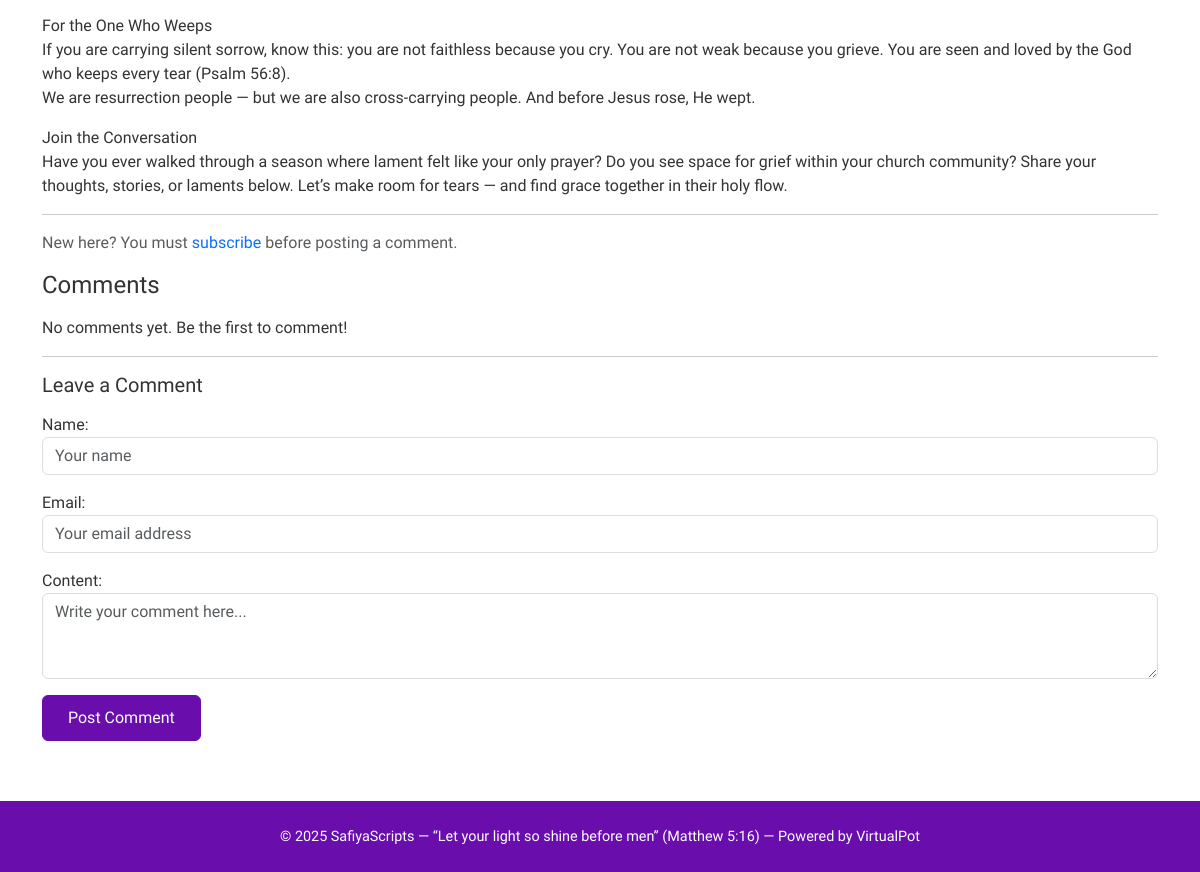
The page /articles/public/9/ (lower part) on the database as committed earlier.
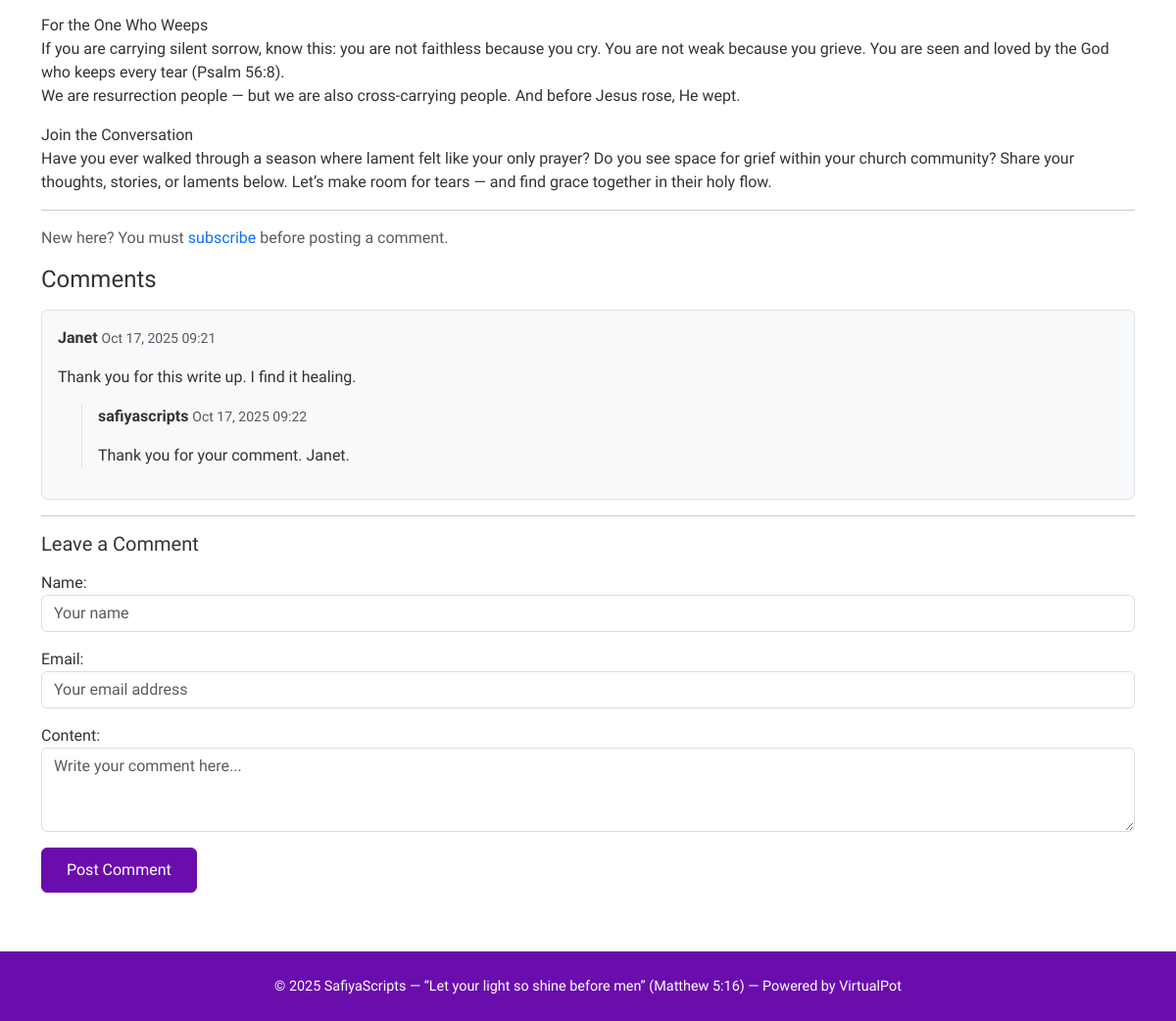
The same page on the database as committed later.
### articles/models.py (models this page shows, shortened)
class Comment(models.Model):
    article = models.ForeignKey(Article, related_name='comments', on_delete=models.CASCADE)
    user = models.ForeignKey(User, on_delete=models.CASCADE, blank=True, null=True)
    parent = models.ForeignKey('self', null=True, blank=True, related_name='replies', on_delete=models.CASCADE)
    name = models.CharField(max_length=100)
    email = models.EmailField(blank=True, null=True)
    content = models.TextField()
    created_at = models.DateTimeField(default=timezone.now)
    class Meta:
        ordering = ['created_at']

### articles/views.py (the view, shortened to what this page needs)
def article_detail_public(request, pk):
    article = get_object_or_404(Article, pk=pk)
    comments = article.comments.filter(parent__isnull=True).select_related('user')
    comment_form = CommentForm()
    return render(request, 'articles/article_detail_public.html', {
        'article': article,
        'comments': comments,
        'comment_form': comment_form,
    })

### articles/forms.py
class CommentForm(forms.ModelForm):
    parent = forms.ModelChoiceField(
        queryset=Comment.objects.filter(parent__isnull=True),
        required=False,
        widget=forms.HiddenInput()
    )
    class Meta:
        model = Comment
        fields = ['name', 'email', 'content', 'parent']
        widgets = {
            'name': forms.TextInput(attrs={
                'class': 'form-control',
                'placeholder': 'Your name',
            }),
            'email': forms.EmailInput(attrs={
                'class': 'form-control',
                'placeholder': 'Your email address',
            }),
            'content': forms.Textarea(attrs={
                'class': 'form-control',
                'rows': 3,
                'placeholder': 'Write your comment here...',
            }),
        }

### templates/articles/article_detail_public.html (shortened to what this page needs)
{% extends "base.html" %}
{% block content %}
  <p>{{ article.full_description|linebreaks }}</p>
  <hr>
  {% if not user.is_authenticated %}
  <p class="text-muted mt-2">
    New here? You must <a href="{% url 'articles:subscribe' %}" class="text-decoration-none text-primary">subscribe</a> before posting a comment.
  </p>
{% endif %}
  <h4>Comments</h4>
  <div class="mt-3">
    {% for comment in comments %}
      <div class="border p-3 mb-3 rounded bg-light">
        <p><strong>{{ comment.name }}</strong> <small class="text-muted">{{ comment.created_at|date:"M d, Y H:i" }}</small></p>
        <p>{{ comment.content }}</p>
        {% for reply in comment.replies.all %}
          <div class="ms-4 mt-2 border-start ps-3">
            <p><strong>{{ reply.name }}</strong> <small class="text-muted">{{ reply.created_at|date:"M d, Y H:i" }}</small></p>
            <p>{{ reply.content }}</p>
          </div>
        {% endfor %}
      </div>
    {% empty %}
      <p>No comments yet. Be the first to comment!</p>
    {% endfor %}
  </div>
 <hr>
  <h5>Leave a Comment</h5>
  <form method="post" class="mt-3" id="comment-form">
    {{ comment_form.as_p }}
    <button type="submit" class="btn btn-primary">Post Comment</button>
  </form>
</div>
{% endblock %}

Rows that differ between the two databases and show on the page:
added Comment: name "Janet", created_at "Oct 17, 2025 09:21", content "Thank you for this write up. I find it healing.", shown under "Comments"
added Comment: name "safiyascripts", created_at "Oct 17, 2025 09:22", content "Thank you for your comment. Janet.", shown under "Janet"
Other text that changed with them:
text no longer shown: "No comments yet. Be the first to comment!"
